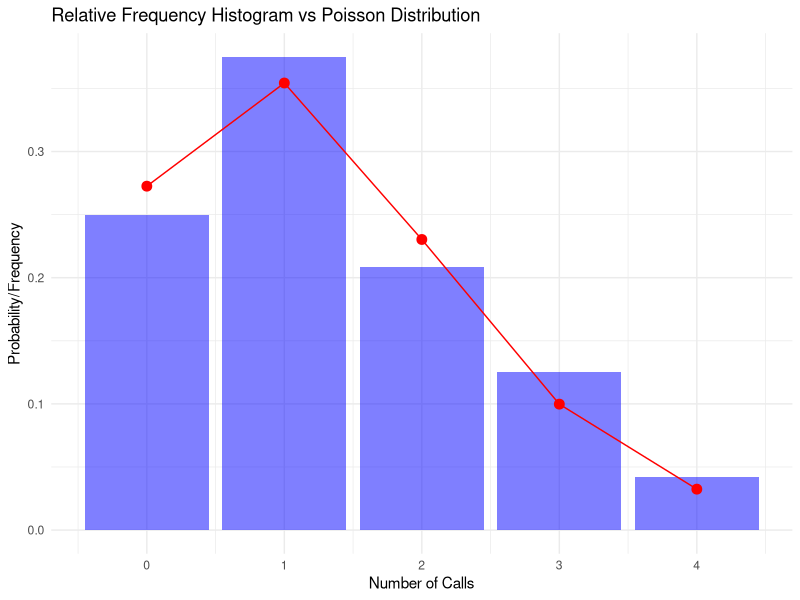

Recreate this plot in R.
calls <- c(0, 1, 1, 1, 0, 1, 2, 1, 4, 1, 2, 3, 
           0, 3, 0, 1, 0, 1, 1, 2, 3, 0, 2, 2)
sample_mean <- mean(calls)
sample_variance <- var(calls)
cat("Sample Mean:", sample_mean, "\n")
cat("Sample Variance:", sample_variance, "\n")
library(ggplot2)
calls_table <- table(calls) / length(calls)
lambda <- 1.3
x_vals <- 0:max(calls)
poisson_probs <- dpois(x_vals, lambda)
df_data <- data.frame(x = as.numeric(names(calls_table)), freq = as.numeric(calls_table))
df_poisson <- data.frame(x = x_vals, prob = poisson_probs)
p <- ggplot() +
  geom_bar(data = df_data, aes(x = x, y = freq), stat = "identity", fill = "blue", alpha = 0.5) +
  geom_point(data = df_poisson, aes(x = x, y = prob), color = "red", size = 3) +
  geom_line(data = df_poisson, aes(x = x, y = prob), color = "red") +
  labs(title = "Relative Frequency Histogram vs Poisson Distribution",
       x = "Number of Calls",
       y = "Probability/Frequency") +
  theme_minimal()
print(p)
cat("The Poisson model is reasonable if the sample mean is approximately equal to the variance.\n")
cat("Since Sample Mean:", sample_mean, "and Sample Variance:", sample_variance, 
    "are close, a Poisson model with λ =", lambda, "seems appropriate.")